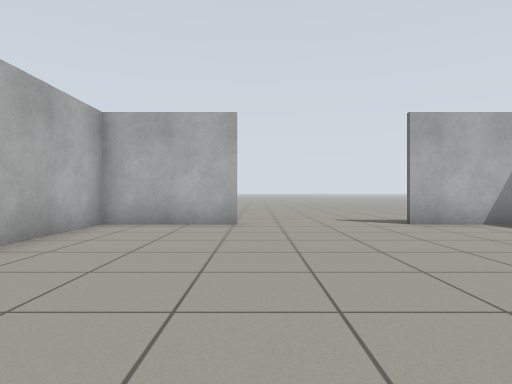
view 1 (above)

14 first-person views from a walk through a robot-simulator world made for Gazebo. The camera is 0.72 m above the floor, looks level and sees 75° across. The floor is counted in squares, 1 m on a side. Each view is taken from the middle of a square. On the plan, view 1 faces up. The plan holds only what a view shows up to about 10 squares ahead; the rest is blank.

view 2
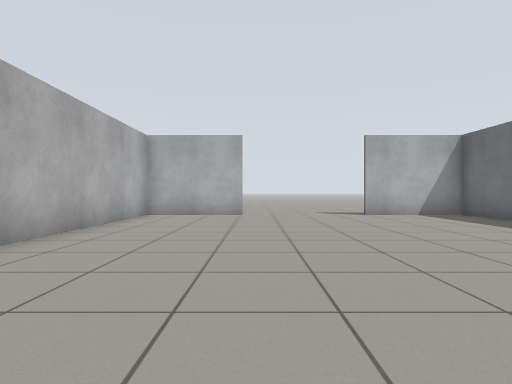

view 3
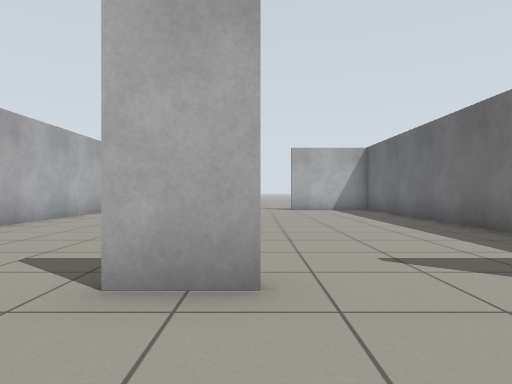

view 4
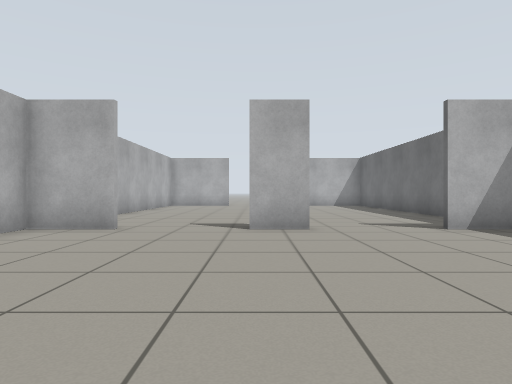

view 5
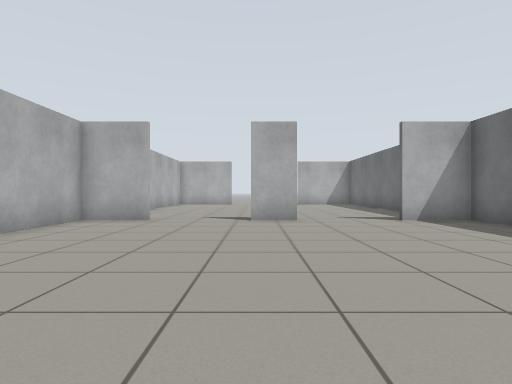

view 6
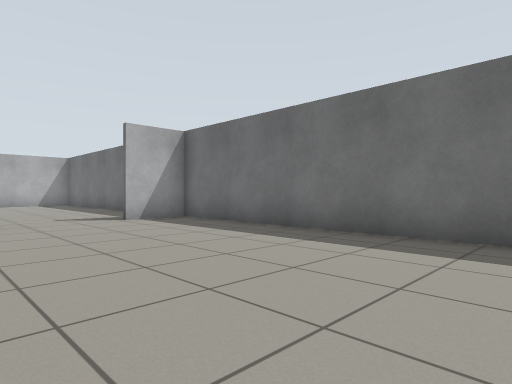

view 7
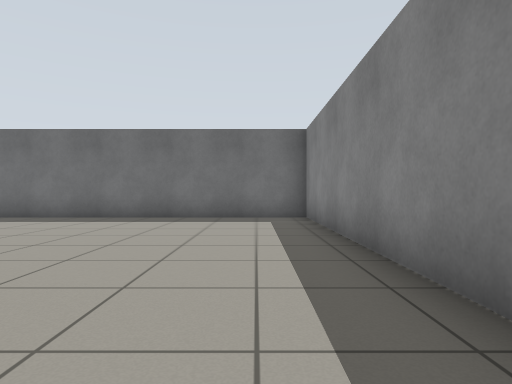

view 8
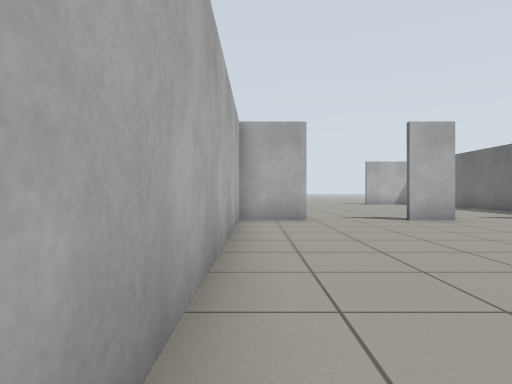

view 9
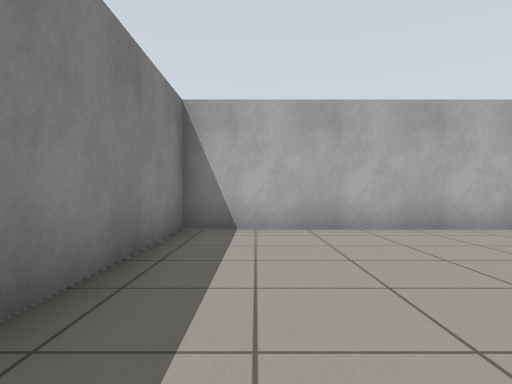

view 10
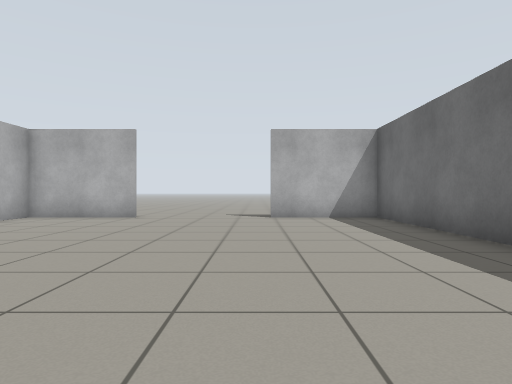

view 11
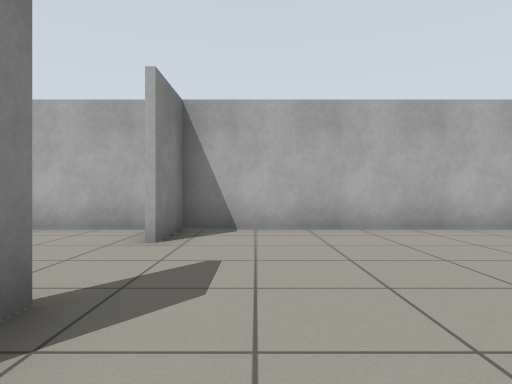

view 12
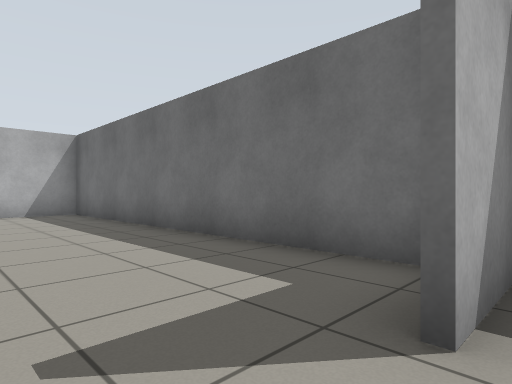

view 13
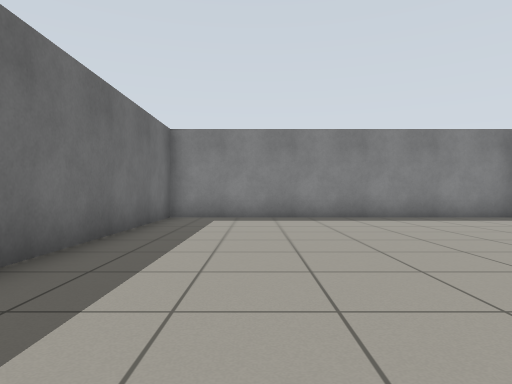

view 14
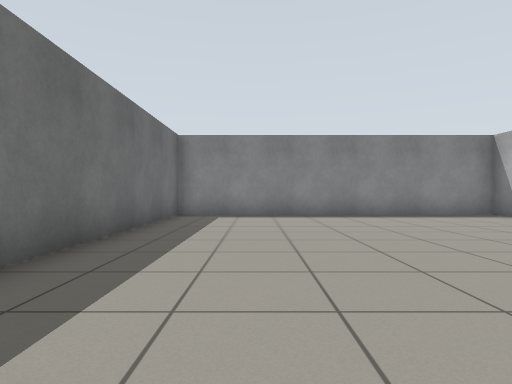

### Floor plan
Points are (right, up) in squares from view 1. A wall is a line through its corners. A room is listed if a view was taken in it or the views show most of it. See-through windows are left out.
Room 1 (views 1, 2, 10, 11, 14)
walls: (-0.4, 7.4) (-3.4, 7.4) (-3.4, -3); (-3.4, -3.4) (-1.8, -3.4); (6.4, -2.9) (6.4, 7.4) (3.4, 7.4)
ways out: opening at (-0.5, -3) to room 2; opening at (3.5, -3) to room 2
Room 2 (views 3, 4, 5, 6, 7, 8, 9, 12, 13)
walls: (2.1, -3.6) (0.9, -3.6); (-1.6, -3.6) (-3.5, -3.6); (-3.4, -3) (-3.4, -13.4) (6.4, -13.4) (6.4, -3.6) (4.6, -3.6)
ways out: opening at (-0.5, -3) to room 1; opening at (3.5, -3) to room 1

Positions as (right, up) in squares from view 1, and headings:
1: (0, 0), facing up
2: (0, -3), facing up
3: (2, -6), facing up
4: (1, -10), facing up
5: (1, -12), facing up
6: (1, -12), facing up-right
7: (-3, -12), facing right
8: (-3, -12), facing up
9: (3, -12), facing left
10: (3, -2), facing up
11: (3, -2), facing left
12: (3, -4), facing up-right
13: (4, -4), facing down
14: (4, -3), facing down
